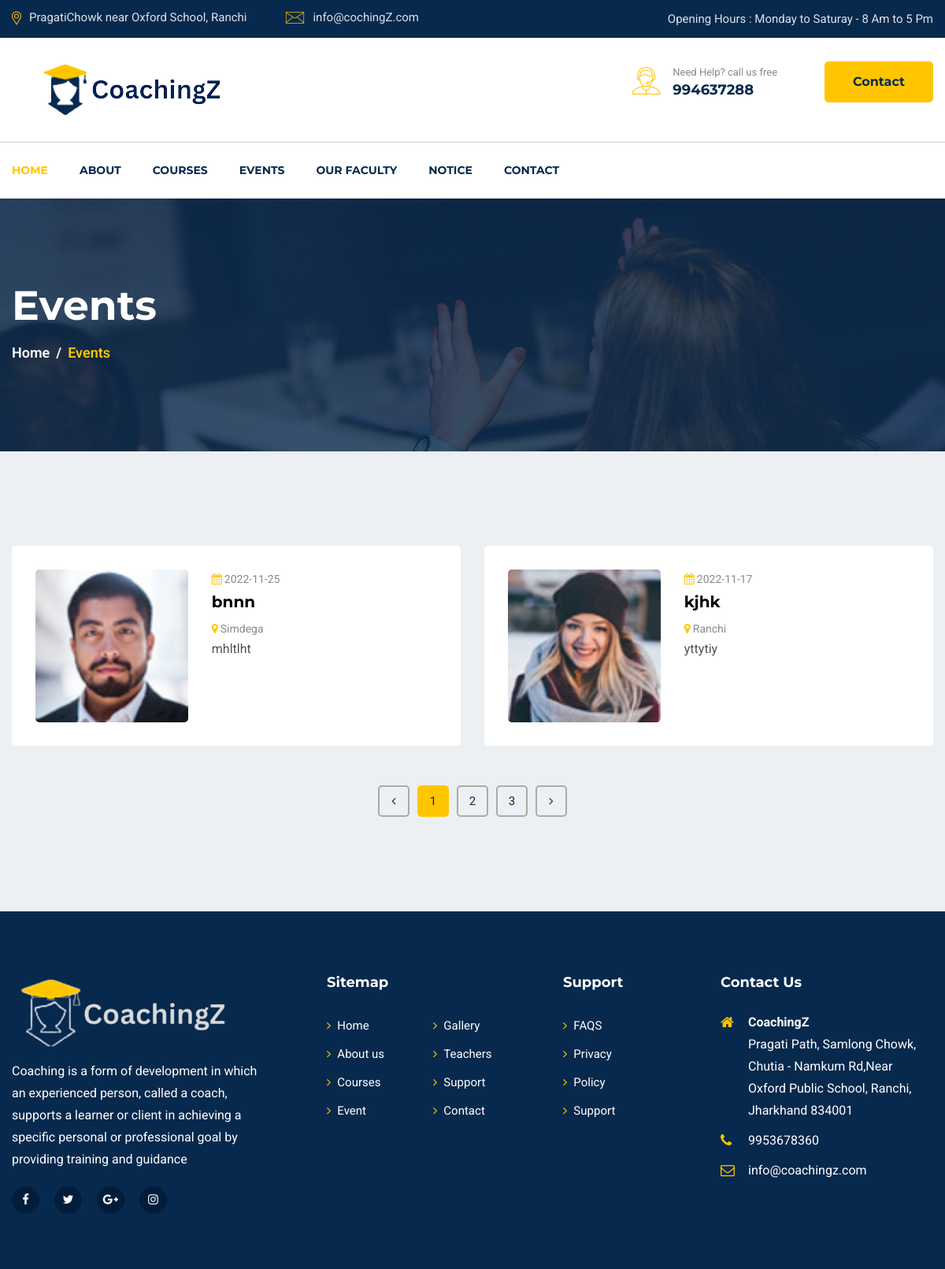
Screenshot of /events.php with the database file from the repository.
### tables this page shows
CREATE TABLE `tbl_event` (
  `id` int(11) NOT NULL,
  `title` varchar(30) NOT NULL,
  `date_event` date NOT NULL,
  `description` text NOT NULL,
  `location` varchar(30) NOT NULL,
  `image_url` text NOT NULL,
  `created_at` timestamp NOT NULL DEFAULT current_timestamp() ON UPDATE current_timestamp(),
  `updated_at` varchar(30) DEFAULT NULL,
  `deleted_at` varchar(30) DEFAULT NULL,
  `status` varchar(15) NOT NULL DEFAULT 'Active'
);

### events.php (the view, shortened to what this page needs)
<!doctype html>
<html lang="en">
<head>
    <?php include "./templates/inc.php" ?>
</head>
<body>
    <?php include "./templates/header.php" ?>
    <section id="page-banner" class="pt-105 pb-110 bg_cover" data-overlay="8" style="background-image: url(images/page-banner-3.jpg)">
        <div class="container">
            <div class="row">
                <div class="col-lg-12">
                    <div class="page-banner-cont">
                        <h2>Events</h2>
                        <nav aria-label="breadcrumb">
                            <ol class="breadcrumb">
                                <li class="breadcrumb-item"><a href="#">Home</a></li>
                                <li class="breadcrumb-item active" aria-current="page">Events</li>
                            </ol>
                        </nav>
                    </div>
                </div>
            </div>
        </div>
    </section>
    <section id="event-page" class="pt-90 pb-120 gray-bg">
        <div class="container">
            <div class="row">
                <?php
                include("./conn.php");
                $sql = "select * from tbl_event where deleted_at is NULL order by id desc";
                $smt = mysqli_query($conn, $sql);
                while ($rs = mysqli_fetch_assoc($smt)) {
                ?>
                    <div class="col-lg-6">
                        <div class="singel-event-list mt-30">
                            <div class="event-thum">
                                <img src="<?php echo 'admin' . substr($rs['image_url'], 1) ?>" alt="Event">
                            </div>
                            <div class="event-cont">
                                <span><i class="fa fa-calendar"></i><?php echo ($rs['date_event']) ?></span>
                                <a href="#">
                                    <h4><?php echo ($rs['title']) ?></h4>
                                </a>
                                <span><i class="fa fa-map-marker"></i><?php echo ($rs['location']) ?></span>
                                <p><?php echo ($rs['description']) ?></p>
                            </div>
                        </div>
                    </div>
                <?php
                }
                ?>
            </div>
            <div class="row">
                <div class="col-lg-12">
                    <nav class="courses-pagination mt-50">
                        <ul class="pagination justify-content-center">
                            <li class="page-item">
                                <a href="#" aria-label="Previous">
                                    <i class="fa fa-angle-left"></i>
                                </a>
                            </li>
                            <li class="page-item"><a class="active" href="#">1</a></li>
                            <li class="page-item"><a href="#">2</a></li>
                            <li class="page-item"><a href="#">3</a></li>
                            <li class="page-item">
                                <a href="#" aria-label="Next">
                                    <i class="fa fa-angle-right"></i>
                                </a>
                            </li>
                        </ul>
                    </nav>
                </div>
            </div>
        </div>
    </section>
    <?php include "./templates/footer.php" ?>
</body>
</html>

### css/default.css (style rules this page uses)
.mt-30 { margin-top: 30px; }
.mt-50 { margin-top: 50px; }
.pt-90 { padding-top: 90px; }
.pt-105 { padding-top: 105px; }
.pb-110 { padding-bottom: 110px; }
.pb-120 { padding-bottom: 120px; }
.gray-bg { background: #edf0f2; }
[data-overlay] { position: relative; }
[data-overlay]::before { background: #07294d none repeat scroll 0 0; content: ""; height: 100%; left: 0; position: absolute; top: 0; width: 100%; z-index: 1; }
[data-overlay="8"]::before { opacity: 0.8; }

### css/style.css (style rules this page uses)
body { font-family: 'Roboto', sans-serif; font-weight: 400; font-style: normal; -webkit-font-smoothing: antialiased; -moz-osx-font-smoothing: grayscale; }
img { max-width: 100%; }
i, span, a { display: inline-block; }
h1, h2, h3, h4, h5, h6 { font-family: 'Montserrat', sans-serif; font-weight: 700; color: #1d2025; margin: 0px; }
h2 { font-size: 36px; }
h4 { font-size: 22px; }
ul,ol { margin: 0px; padding: 0px; list-style-type: none; }
p { font-size: 16px; font-weight: 400; line-height: 28px; color: #505050; margin: 0px; }
.bg_cover { background-position: center center; background-size: cover; background-repeat: no-repeat; width: 100%; height: 100%; }
.page-banner-cont { position: relative; z-index: 5; }
.page-banner-cont h2 { font-size: 52px; color: #fff; padding-bottom: 15px; }
.page-banner-cont .breadcrumb { margin: 0; background: none; padding: 0; }
.page-banner-cont .breadcrumb .breadcrumb-item { color: #ffc600; font-size: 18px; font-weight: 600; margin-bottom: 2px; }
.page-banner-cont .breadcrumb .breadcrumb-item a { color: #fff; }
.page-banner-cont .breadcrumb-item + .breadcrumb-item::before { color: #fff; content: "/"; font-size: 18px; }
.courses-pagination .pagination .page-item { margin: 0 5px; }
.courses-pagination .pagination .page-item a { font-size: 15px; color: #07294d; width: 40px; height: 40px; line-height: 36px; border: 2px solid #aaa; border-radius: 5px; text-align: center; -webkit-transition: all 0.4s linear; transition: all 0.4s linear; }
.courses-pagination .pagination .page-item a.active, .courses-pagination .pagination .page-item a:hover { background-color: #ffc600; border-color: #ffc600; }
.singel-event-list { background-color: #fff; padding: 30px; border-radius: 5px; display: -moz-flex; display: -ms-flex; display: -o-flex; display: -webkit-box; display: -ms-flexbox; display: flex; -ms-align-items: flex-start; -webkit-box-align: start; -ms-flex-align: start; align-items: flex-start; }
.singel-event-list .event-thum { width: 38%; }
.singel-event-list .event-thum img { width: 100%; border-radius: 5px; }
.singel-event-list .event-cont { width: 62%; padding-left: 30px; }
.singel-event-list .event-cont span { font-size: 14px; color: #8a8a8a; margin-right: 20px; }
.singel-event-list .event-cont span i { color: #ffc600; margin-right: 3px; }
.singel-event-list .event-cont a { display: block; }
.singel-event-list .event-cont a h4 { padding-top: 5px; padding-bottom: 10px; color: #000; font-size: 20px; -webkit-transition: all 0.4s linear; transition: all 0.4s linear; }

### rows the page displays
tbl_event: image_url (picture), date_event "2022-11-25", title "bnnn", location "Simdega", description "mhltlht"
tbl_event: image_url (picture), date_event "2022-11-17", title "kjhk", location "Ranchi", description "yttytiy"
